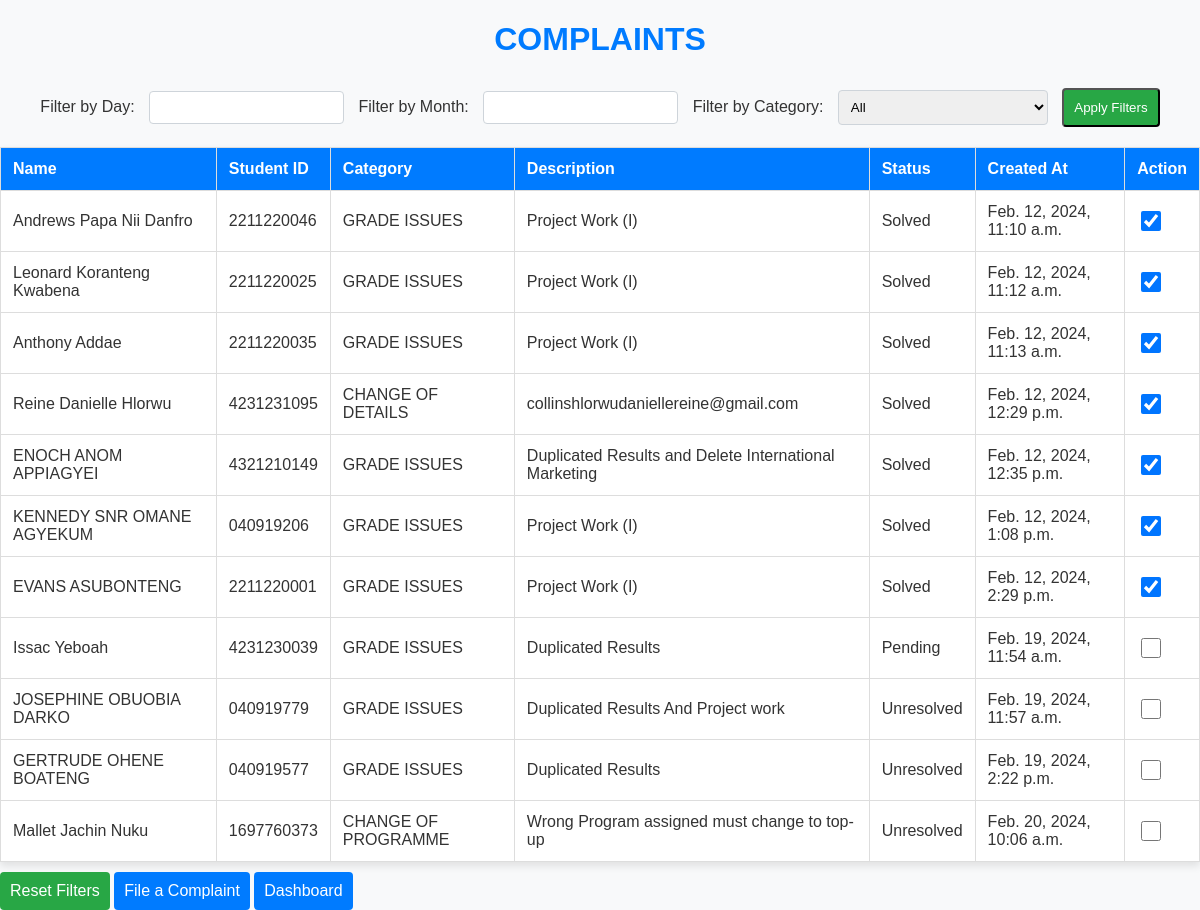
Screenshot of /complaints/complaint_list/ (signed in) with the database file from the repository.
### complaints/models.py (models this page shows, shortened)
class Complaint(models.Model):
    PENDING = 'Pending'
    SOLVED = 'Solved'
    STATUS_CHOICES = [
        (PENDING, 'Pending'),
        (SOLVED, 'Solved'),
    ]
    name = models.CharField(max_length=255)
    student_id = models.CharField(max_length=10)  # Add the student_id field
    category = models.ForeignKey(Category, on_delete=models.CASCADE)
    description = models.TextField()
    created_at = models.DateTimeField(auto_now_add=True)
    status = models.CharField(max_length=20, choices=STATUS_CHOICES, default=PENDING)

class Category(models.Model):
    name = models.CharField(max_length=255)

### complaints/views.py (the view)
# urls.py: path('complaint_list/', views.complaint_list, name='complaint_list'),
@login_required(login_url='login')
def complaint_list(request):
    filter_day = request.GET.get('day')
    filter_month = request.GET.get('month')
    filter_category = request.GET.get('category')
    complaints = Complaint.objects.all()
    if filter_day:
        complaints = complaints.filter(created_at__day=int(filter_day))
    if filter_month:
        complaints = complaints.filter(created_at__month=int(filter_month))
    if filter_category:
        complaints = complaints.filter(category__name=filter_category)
    return render(request, 'complaints/complaint_list.html', {'complaints': complaints})

### complaints/templates/complaints/complaint_list.html (shortened to what this page needs)
<!DOCTYPE html>
<html lang="en">
<head>
    <link rel="stylesheet" href="https://code.jquery.com/ui/1.12.1/themes/base/jquery-ui.css">
</head>
<body>
    <h1>COMPLAINTS</h1>
    <form method="get">
        <label for="day">Filter by Day:</label>
        <input type="text" id="datepickerDay" name="day" value="{{ request.GET.day }}">
        <label for="month">Filter by Month:</label>
        <input type="text" id="datepickerMonth" name="month" value="{{ request.GET.month }}">
        <label for="category">Filter by Category:</label>
        <select name="category">
            <option value="" {% if not request.GET.category %}selected{% endif %}>All</option>
        </select>
        <input type="submit" value="Apply Filters">
    </form>
    <table>
        <thead>
            <tr>
                <th>Name</th>
                <th>Student ID</th>
                <th>Category</th>
                <th>Description</th>
                <th>Status</th>
                <th>Created At</th>
                <th>Action</th>
            </tr>
        </thead>
        <tbody>
            {% for complaint in complaints %}
            <tr>
                <td>{{ complaint.name }}</td>
                <td>{{ complaint.student_id }}</td>
                <td>{{ complaint.category.name }}</td>
                <td>{{ complaint.description }}</td>
                <td>{{ complaint.status }}</td>
                <td>{{ complaint.created_at }}</td>
                <td>
                    <input type="checkbox" class="solve-checkbox" data-complaint-id="{{ complaint.id }}" {% if complaint.status == 'Solved' %}checked{% endif %}>
                </td>
            </tr>
            {% endfor %}
        </tbody>
    </table>
    <a href="{% url 'complaint_list' %}" class="reset-link">Reset Filters</a>
    <a href="{% url 'file_complaint' %}" class="action-links">File a Complaint</a>
    <a href="{% url 'dashboard' %}" class="action-links">Dashboard</a>
</body>
</html>

### complaints/templates/complaints/complaint_list.html (style rules this page uses)
body { font-family: 'Arial', sans-serif; background-color: #f8f9fa; margin: 0; padding: 0; color: #333; }
h1 { text-align: center; color: #007bff; margin-bottom: 20px; }
form { margin: 20px 0; text-align: center; }
label { margin-right: 10px; color: #333; }
input[type="text"], select { padding: 8px; margin-right: 10px; border: 1px solid #ced4da; border-radius: 4px; box-sizing: border-box; }
input[type="submit"], a { display: inline-block; padding: 10px; background-color: #28a745; color: white; text-decoration: none; margin-top: 10px; border-radius: 4px; cursor: pointer; }
a.action-links { background-color: #007bff; }
table { width: 100%; border-collapse: collapse; margin-top: 20px; background-color: white; box-shadow: 0 4px 8px rgba(0, 0, 0, 0.1); }
th, td { border: 1px solid #ddd; padding: 12px; text-align: left; }
th { background-color: #007bff; color: white; }
.solve-checkbox { width: 20px; height: 20px; }
.reset-link, .action-links { display: inline-block; margin-top: 10px; color: white; text-decoration: none; }

### rows the page displays
Complaint: name "Andrews Papa Nii Danfro", student_id "2211220046", category.name "GRADE ISSUES", description "Project Work (I)", status "Solved", created_at "Feb. 12, 2024, 11:10 a.m.", status "☑"
Complaint: name "Leonard Koranteng Kwabena", student_id "2211220025", category.name "GRADE ISSUES", description "Project Work (I)", status "Solved", created_at "Feb. 12, 2024, 11:12 a.m.", status "☑"
Complaint: name "Anthony Addae", student_id "2211220035", category.name "GRADE ISSUES", description "Project Work (I)", status "Solved", created_at "Feb. 12, 2024, 11:13 a.m.", status "☑"
Complaint: name "Reine Danielle Hlorwu", student_id "4231231095", category.name "CHANGE OF DETAILS", description "collinshlorwudaniellereine@gmail.com", status "Solved", created_at "Feb. 12, 2024, 12:29 p.m.", status "☑"
Complaint: name "ENOCH ANOM APPIAGYEI", student_id "4321210149", category.name "GRADE ISSUES", description "Duplicated Results and Delete International Marketing", status "Solved", created_at "Feb. 12, 2024, 12:35 p.m.", status "☑"
Complaint: name "KENNEDY SNR OMANE AGYEKUM", student_id "040919206", category.name "GRADE ISSUES", description "Project Work (I)", status "Solved", created_at "Feb. 12, 2024, 1:08 p.m.", status "☑"
Complaint: name "EVANS ASUBONTENG", student_id "2211220001", category.name "GRADE ISSUES", description "Project Work (I)", status "Solved", created_at "Feb. 12, 2024, 2:29 p.m.", status "☑"
Complaint: name "Issac Yeboah", student_id "4231230039", category.name "GRADE ISSUES", description "Duplicated Results", status "Pending", created_at "Feb. 19, 2024, 11:54 a.m."
Complaint: name "JOSEPHINE OBUOBIA DARKO", student_id "040919779", category.name "GRADE ISSUES", description "Duplicated Results And Project work", status "Unresolved", created_at "Feb. 19, 2024, 11:57 a.m."
Complaint: name "GERTRUDE OHENE BOATENG", student_id "040919577", category.name "GRADE ISSUES", description "Duplicated Results", status "Unresolved", created_at "Feb. 19, 2024, 2:22 p.m."
Complaint: name "Mallet Jachin Nuku", student_id "1697760373", category.name "CHANGE OF PROGRAMME", description "Wrong Program assigned must change to top-up", status "Unresolved", created_at "Feb. 20, 2024, 10:06 a.m."
